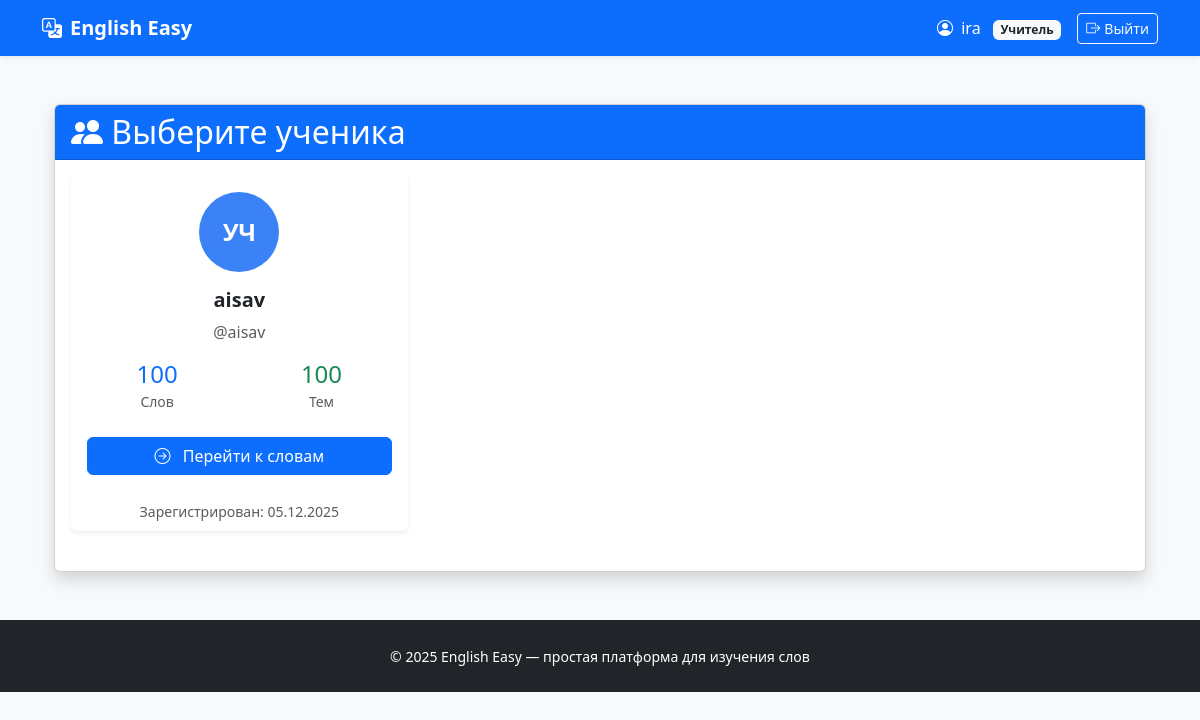
Page /vocabulary/select_student/ (signed in) on the earlier database version.
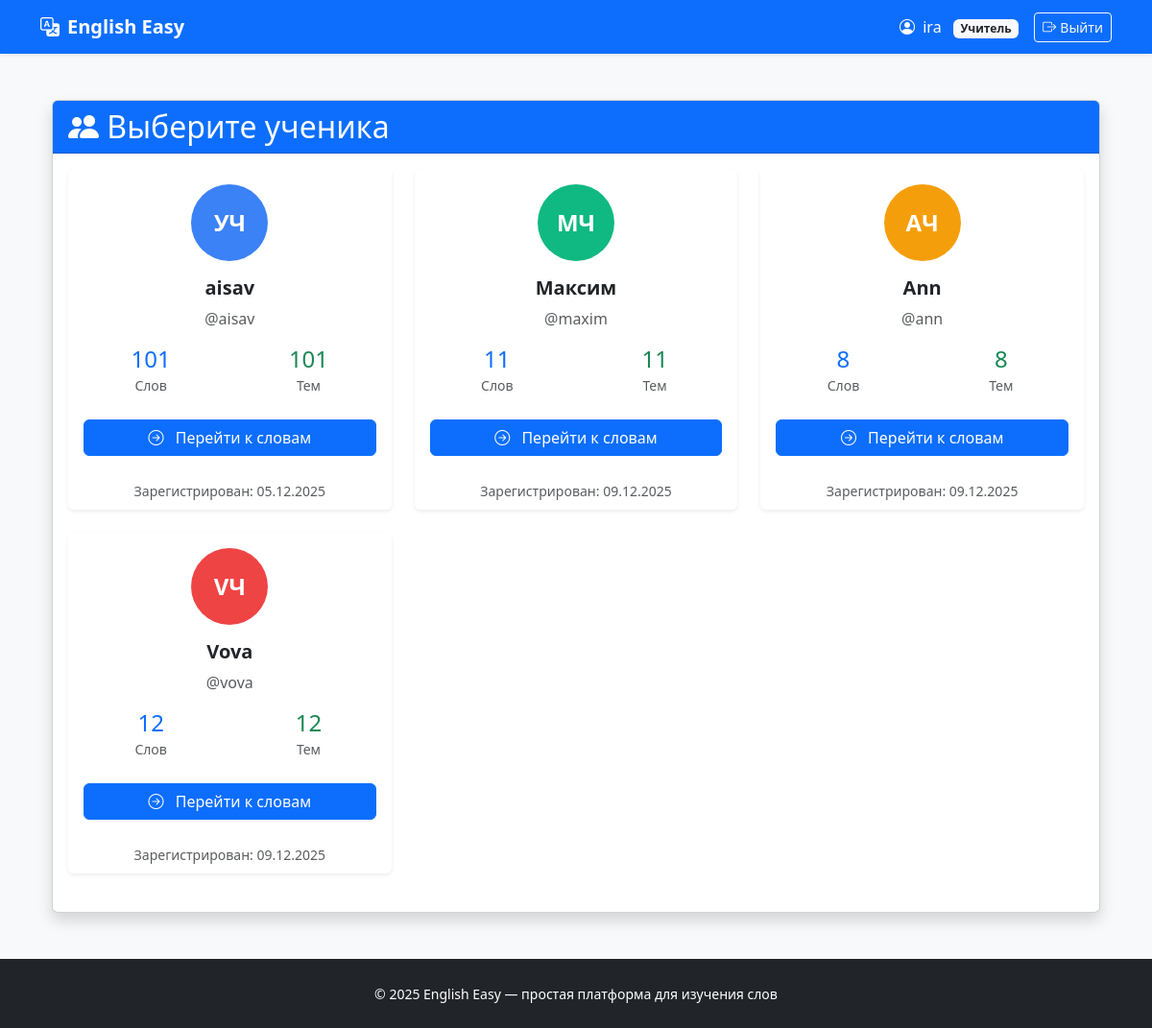
Same page on the later database version.
### users/models.py (models this page shows, shortened)
class User(AbstractUser):
    ROLE_CHOICES = (
        ('teacher', 'Учитель'),
        ('student', 'Ученик'),
    )
    role = models.CharField(max_length=10, choices=ROLE_CHOICES, default='student')
    def is_teacher(self):
        return self.role == 'teacher'

### vocabulary/views.py (the view)
# urls.py: path('select_student/', views.select_student, name='select_student'),
@login_required
def select_student(request):
    if not request.user.is_teacher():
        return redirect('dashboard:home')
    students = User.objects.filter(role='student')
    return render(request, 'vocabulary/select_student.html', {
        'students': students
    })

### vocabulary/templates/vocabulary/select_student.html (shortened to what this page needs)
{% extends 'base.html' %}
{% block content %}
<div class="container mt-5">
    <div class="card shadow">
        <div class="card-header bg-primary text-white">
            <h2 class="mb-0">
                <i class="bi bi-people-fill"></i>
                Выберите ученика
            </h2>
        </div>
        <div class="card-body">
            <div class="row">
                {% for student in students %}
                    <div class="col-md-6 col-lg-4 mb-4">
                        <div class="card h-100 border-0 shadow-sm hover-shadow">
                            <div class="card-body text-center">
                                <div class="mb-3">
                                    <div class="avatar-circle mb-3" style="background-color: {% cycle '#3B82F6' '#10B981' '#F59E0B' '#EF4444' '#8B5CF6' %}">
                                        <span class="avatar-text">{{ student.first_name|first|default:"У" }}{{ student.last_name|first|default:"Ч" }}</span>
                                    </div>
                                    <h5 class="card-title">{{ student.get_full_name|default:student.username }}</h5>
                                    <p class="text-muted mb-2">@{{ student.username }}</p>
                                </div>
                                <div class="mb-4">
                                    <div class="row">
                                        <div class="col-6">
                                            <div class="text-center">
                                                <div class="h4 mb-0 text-primary">{{ student.assigned_words.count }}</div>
                                                <small class="text-muted">Слов</small>
                                            </div>
                                        </div>
                                        <div class="col-6">
                                            <div class="text-center">
                                                <div class="h4 mb-0 text-success">{{ student.assigned_words.distinct.count }}</div>
                                                <small class="text-muted">Тем</small>
                                            </div>
                                        </div>
                                    </div>
                                </div>
                                <a href="{% url 'vocabulary:teacher_panel' student.id %}"
                                   class="btn btn-primary w-100">
                                    <i class="bi bi-arrow-right-circle me-2"></i>
                                    Перейти к словам
                                </a>
                            </div>
                            <div class="card-footer bg-transparent border-top-0 text-center">
                                <small class="text-muted">
                                    Зарегистрирован: {{ student.date_joined|date:"d.m.Y" }}
                                </small>
                            </div>
                        </div>
                    </div>
                {% endfor %}
            </div>
        </div>
    </div>
</div>
{% endblock %}

Differences in the rows shown:
computed for User "aisav": assigned_words.count "100" → "101"; assigned_words.distinct.count "100" → "101"
added User: first_name|first "М", last_name|first "Ч", get_full_name "Максим", username "maxim", assigned_words.count "11", assigned_words.distinct.count "11", date_joined "09.12.2025"
added User: first_name|first "A", last_name|first "Ч", get_full_name "Ann", username "ann", assigned_words.count "8", assigned_words.distinct.count "8", date_joined "09.12.2025"
added User: first_name|first "V", last_name|first "Ч", get_full_name "Vova", username "vova", assigned_words.count "12", assigned_words.distinct.count "12", date_joined "09.12.2025"
